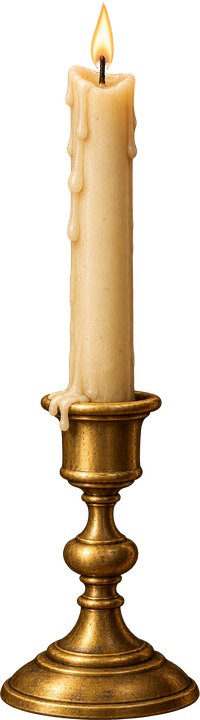
#> input picture intro/production/aaa/assets/tex/table_backgrounds/candle_left.png, 200 x 720 px, found by its file name; its folder holds only this picture in this run
$ python flames.py ../../../assets/tex/table_backgrounds/candle_left.png 5 5 1.0 1.0
#> lines starting #> are read from the running program, lines starting #| are printed output that depends on the picture; after the words box and inside, x2 and y2 are one past the last pixel; in counts of white or black regions, pixels touching at a corner belong together
### intro/production/aaa/prod/handoff/src/menu_layout.py
"""Python port of CHRONICA ui/main_menu.gd _layout() (decoded source: aaa/game/raw/main_menu.gd.txt)
for the no-save state (5 buttons: New Game, How to Play, Settings, Credits, Quit), non-phone.

Godot project: stretch mode canvas_items, aspect expand, base 1600x900, so for a W x H
viewport the canvas scale is s = min(W/1600, H/900) and the visible rect is vr = (W/s, H/s).
All rects below are in BASE units; multiply by s for screen pixels.
"""
import json

# texture sizes (aaa/game/raw/assets__ui__table__manifest.gd.txt; files in aaa/assets/tex/)
TEX = {
    'logo_title': (1741, 520),
    'banner_side_left': (240, 642), 'banner_side_right': (240, 675),
    'candle_left': (200, 720), 'candle_right': (212, 720),
    'lion_statue_left': (361, 520), 'lion_statue_right': (364, 520),
    'table_edge_bottom': (1336, 320),
    'bar_top': (703, 80), 'menu_card': (260, 340),
}
# StyleBoxTexture margins [left, top, right, bottom] (manifest 'margins')
MARGINS = {'bar_top': [65, 6, 44, 5], 'menu_card': [46, 47, 48, 56]}
# PanelContainer minimum size of the 5-button card (measured on the live menu; the content is
# title_mark + subtitle + rule + 5 x (470x64) buttons + footer, content margins 44/34/44/30)
CARD_MIN_5BTN = (627.0, 661.0)


def canvas_scale(W, H):
    s = min(W / 1600.0, H / 900.0)
    return s, (W / s, H / s)


def _w(name, h):
    tw, th = TEX[name]
    return h * tw / th


def _intersects(a, b):  # Rect2.intersects (strict)
    return a[0] < b[0] + b[2] and b[0] < a[0] + a[2] and a[1] < b[1] + b[3] and b[1] < a[1] + a[3]


def _grow(r, d):
    return (r[0] - d, r[1] - d, r[2] + 2 * d, r[3] + 2 * d)


def _encloses(vr, r):
    return r[0] >= 0 and r[1] >= 0 and r[0] + r[2] <= vr[0] and r[1] + r[3] <= vr[1]


def layout(W, H, card_min=CARD_MIN_5BTN):
    s, vr = canvas_scale(W, H)
    ch = card_min[1]
    tall = vr[1] >= ch + 230
    out = {'viewport_px': [W, H], 'scale': s, 'vr_base': list(vr), 'tall': tall, 'base': {}, 'visible': {}}
    B = out['base']
    if not tall:
        B['menu_card'] = (70.0, max(10.0, (vr[1] - ch) * 0.5), *card_min)  # chrome hidden
        return out
    B['bar_top'] = (0.0, 0.0, vr[0], 80.0)
    lw = min(620.0, vr[0] * 0.42)
    logo_h = lw * TEX['logo_title'][1] / TEX['logo_title'][0]
    B['logo_title'] = ((vr[0] - lw) * 0.5, 0.0, lw, logo_h)
    side = 140.0
    top = max(logo_h + 14.0, 96.0)
    card = (side, top, card_min[0], card_min[1])
    B['menu_card'] = card
    vis = out['visible']
    vis['bar_top'] = vis['logo_title'] = vis['menu_card'] = True

    def put(n, r):
        B[n] = r
        vis[n] = (not _intersects(_grow(r, 8), card)) and _encloses(vr, r)

    bh = min(280.0, vr[1] * 0.24)
    put('banner_side_left', (10.0, 40.0, _w('banner_side_left', bh), bh))
    w = _w('banner_side_right', bh)
    put('banner_side_right', (vr[0] - w - 10.0, 40.0, w, bh))
    cdh = min(280.0, vr[1] * 0.23)
    for n in ('candle_left', 'candle_right'):
        w = _w(n, cdh)
        x = 6.0 if n == 'candle_left' else vr[0] - w - 6.0
        put(n, (x, vr[1] * 0.5 - cdh * 0.1, w, cdh))
    lh = min(230.0, vr[1] * 0.19)
    for n in ('lion_statue_left', 'lion_statue_right'):
        w = _w(n, lh)
        x = 4.0 if n == 'lion_statue_left' else vr[0] - w - 4.0
        put(n, (x, vr[1] - lh - 2.0, w, lh))
    th = min(150.0, vr[1] - (card[1] + card[3]) - 16.0)
    w = _w('table_edge_bottom', th) if th > 0 else 0.0
    x0 = card[0] + card[2] * 0.5 - w * 0.5
    ll = B['lion_statue_left']
    if vis.get('lion_statue_left'):
        x0 = max(x0, ll[0] + ll[2] + 6.0)
    put('table_edge_bottom', (x0, vr[1] - th, w, th))
    if th < 90:
        vis['table_edge_bottom'] = False
    return out


def _ground(v):
    """Godot Math::round (half away from zero)."""
    import math
    return math.floor(v + 0.5) if v >= 0 else -math.floor(-v + 0.5)


def snapped(r):
    """Control rect as drawn by this Godot 4.7 web build: the POSITION is rounded to whole canvas
    (base) units, the size is kept as is. (Established on the native 2560x1440 capture: this model
    fits every chrome element to 0.4-0.7/255 mean abs error; rounding the size as well, or not
    rounding the position, leaves 2.5-6/255 errors with visible sub-pixel shifts.)"""
    return (float(_ground(r[0])), float(_ground(r[1])), r[2], r[3])


def keep_aspect_centered(r, tex_wh):
    """TextureRect STRETCH_KEEP_ASPECT_CENTERED draw rect (texture_rect.cpp: the fitted size is
    truncated to int, then centred with a float offset)."""
    x, y, w, h = r
    tw, th = tex_wh
    tex_w = int(tw * h / th)
    tex_h = int(h)
    if tex_w > w:
        tex_w = int(w)
        tex_h = int(th * tex_w / tw)
    return (x + (w - tex_w) / 2.0, y + (h - tex_h) / 2.0, float(tex_w), float(tex_h))


def draw_rects(L):
    """Where Godot actually draws each visible element (base units): snapped control rects, and
    for TextureRects the keep-aspect-centred sub-rect. Styleboxes (bar, card) fill the control."""
    out = {}
    for n, r in L['base'].items():
        if not L['visible'].get(n):
            continue
        sr = snapped(r)
        out[n] = sr if n in ('bar_top', 'menu_card') else keep_aspect_centered(sr, TEX[n])
    return out


def px_rects(L):
    s = L['scale']
    return {k: [v * s for v in r] for k, r in L['base'].items()}


# [6 lines that do not run on import are left out]

### intro/production/aaa/prod/handoff/src/godot2d.py
"""Minimal re-implementation of the parts of Godot 4's 2D canvas renderer (GL Compatibility,
which is what the web export uses) needed to rebuild the CHRONICA main-menu chrome:

* TextureRect (EXPAND_IGNORE_SIZE, STRETCH_KEEP_ASPECT_CENTERED, aspect already matched) with
  TEXTURE_FILTER_LINEAR_WITH_MIPMAPS (trilinear; Godot box-filter mip chain),
* StyleBoxTexture nine-patch, AXIS_STRETCH_MODE_STRETCH, exactly as canvas.glsl
  map_ninepatch_axis() does it (margins in local canvas units = texture texels),
* 'over' blending in sRGB-encoded space (the Compatibility renderer does 2D in sRGB space).

Coordinates: every draw takes a rect in BASE canvas units (Godot stretch mode canvas_items,
aspect expand, base 1600x900) and the viewport scale s (screen px per base unit). Pixel
centres (x+0.5, y+0.5) are mapped back to local units, as the rasteriser does.
All images are float32 arrays in [0,1], straight (non-premultiplied) RGBA.
"""
import numpy as np
from PIL import Image


def load_rgba(path):
    im = Image.open(path).convert('RGBA')
#> im is the input picture: PIL image 200x720 RGBA; mean R, G, B, A 64, 47.9, 26.6, 87.2
    return np.asarray(im).astype(np.float32) / 255.0


def save_rgba(path, a):
    Image.fromarray(np.clip(np.rint(a * 255.0), 0, 255).astype(np.uint8), 'RGBA' if a.shape[2] == 4 else 'RGB').save(path)


def mip_chain(t):
    """Godot Image.generate_mipmaps(): each level is floor(w/2) x floor(h/2) of the previous,
    a plain 2x2 box average (odd last row/column dropped)."""
    mips = [t]
    while min(mips[-1].shape[:2]) > 1:
        m = mips[-1]
        h, w = m.shape[0] // 2, m.shape[1] // 2
        m = m[:h * 2, :w * 2]
        mips.append(0.25 * (m[0::2, 0::2] + m[1::2, 0::2] + m[0::2, 1::2] + m[1::2, 1::2]))
    return mips


def bilinear(t, u, v):
    """Sample texture t (H,W,C) at normalised coords u,v (arrays), clamp-to-edge, GL texel centres."""
    h, w = t.shape[:2]
    x = u * w - 0.5
    y = v * h - 0.5
    x0 = np.floor(x).astype(np.int64)
    y0 = np.floor(y).astype(np.int64)
    fx = (x - x0)[..., None].astype(np.float32)
    fy = (y - y0)[..., None].astype(np.float32)
    x0c = np.clip(x0, 0, w - 1); x1c = np.clip(x0 + 1, 0, w - 1)
    y0c = np.clip(y0, 0, h - 1); y1c = np.clip(y0 + 1, 0, h - 1)
    a = t[y0c, x0c]; b = t[y0c, x1c]; c = t[y1c, x0c]; d = t[y1c, x1c]
    return (a * (1 - fx) + b * fx) * (1 - fy) + (c * (1 - fx) + d * fx) * fy


def trilinear(mips, u, v, lod):
    lod = max(0.0, float(lod))
    l0 = int(np.floor(lod)); f = lod - l0
    l0 = min(l0, len(mips) - 1); l1 = min(l0 + 1, len(mips) - 1)
    s0 = bilinear(mips[l0], u, v)
    if f < 1e-6 or l1 == l0:
        return s0
    return s0 * (1 - f) + bilinear(mips[l1], u, v) * f


def _grid(rect_px, W, H):
    """Integer pixel window covering rect_px=(x,y,w,h) in screen px, and pixel-centre coords."""
    x, y, w, h = rect_px
    x0 = max(0, int(np.floor(x))); y0 = max(0, int(np.floor(y)))
    x1 = min(W, int(np.ceil(x + w))); y1 = min(H, int(np.ceil(y + h)))
    xs = np.arange(x0, x1, dtype=np.float64) + 0.5
    ys = np.arange(y0, y1, dtype=np.float64) + 0.5
    return x0, y0, x1, y1, xs, ys


# [4 lines left out: function coverage_1d, not called in this run]


def draw_texture_rect(W, H, tex, rect_base, s, mipmaps=True, aa_edges=False):
    """Layer (H,W,4) straight RGBA with tex drawn into rect_base (base units) at scale s."""
    out = np.zeros((H, W, 4), np.float32)
    rx, ry, rw, rh = [v * s for v in rect_base]
    x0, y0, x1, y1, xs, ys = _grid((rx, ry, rw, rh), W, H)
    if x1 <= x0 or y1 <= y0:
        return out
    U, V = np.meshgrid((xs - rx) / rw, (ys - ry) / rh)
    th, tw = tex.shape[:2]
    if mipmaps:
        lod = np.log2(max(tw / rw, th / rh, 1e-9))
        smp = trilinear(mip_chain(tex), U, V, lod)
    else:
        smp = bilinear(tex, U, V)
    if aa_edges:
        cov = coverage_1d(xs, rx, rx + rw)[None, :] * coverage_1d(ys, ry, ry + rh)[:, None]
    else:
        inside_x = (xs >= rx) & (xs < rx + rw)
        inside_y = (ys >= ry) & (ys < ry + rh)
        cov = (inside_y[:, None] & inside_x[None, :]).astype(np.float32)
    smp[..., 3] *= cov
    out[y0:y1, x0:x1] = smp
    return out


# [38 lines left out: functions _np_axis, draw_ninepatch, not called in this run]


def over(dst_rgb, layer):
    a = layer[..., 3:4]
    return layer[..., :3] * a + dst_rgb * (1 - a)

### intro/production/aaa/prod/handoff/src/chrome.py
"""Rebuild every piece of the main-menu chrome ('the chronicler's desk') as a full-frame, aligned,
straight-alpha RGBA layer, exactly where and how Godot draws it, and check each against a native
capture of the live menu.

Draw order (main_menu.gd _ready: _build_decor() then the card):
  bar_top < banner_side_left < banner_side_right < candle_left < candle_right
  < lion_statue_left < lion_statue_right < table_edge_bottom < logo_title (valance) < menu_card
"""
import numpy as np
from godot2d import load_rgba, draw_texture_rect, draw_ninepatch
from menu_layout import layout, draw_rects, MARGINS

S = '/tmp/claude-0/-home-user-chronica-ipad/ae358f8e-1e70-5169-a8ed-87e6e6e15cfd/scratchpad/aaa'
TEXFILE = {
    'bar_top': 'table_wood/bar_top', 'logo_title': 'table_tapestry/logo_title',
    'banner_side_left': 'table_tapestry/banner_side_left', 'banner_side_right': 'table_tapestry/banner_side_right',
    'candle_left': 'table_backgrounds/candle_left', 'candle_right': 'table_backgrounds/candle_right',
    'lion_statue_left': 'table_backgrounds/lion_statue_left', 'lion_statue_right': 'table_backgrounds/lion_statue_right',
    'table_edge_bottom': 'table_backgrounds/table_edge_bottom', 'menu_card': 'table_parchment/menu_card',
}
# table assets with 'scale' 2 get mipmaps (ui_theme.gd table_tex -> _with_mipmaps); all TextureRects
# use TEXTURE_FILTER_LINEAR_WITH_MIPMAPS. bar_top and menu_card are scale-1 StyleBoxTextures.
MIPMAPPED = {'logo_title', 'banner_side_left', 'banner_side_right', 'candle_left', 'candle_right',
             'lion_statue_left', 'lion_statue_right', 'table_edge_bottom'}
# StyleBoxTexture.modulate_color (ui_theme.gd TABLE_SKIN): the walnut bar is WOOD_DARK
MODULATE = {'bar_top': (0.66, 0.56, 0.5)}
ORDER = ['bar_top', 'banner_side_left', 'banner_side_right', 'candle_left', 'candle_right',
         'lion_statue_left', 'lion_statue_right', 'table_edge_bottom', 'logo_title', 'menu_card']


def tex(name):
    return load_rgba(f'{S}/assets/tex/{TEXFILE[name]}.png')


# [40 lines left out: functions build_layers, check_against_capture, not called in this run]

### intro/production/aaa/prod/handoff/src/flames.py
"""Candle desk states for the S22-S24 relight beats (f1612-f1707): every candle sprite is split into

  <name>_unlit      the candle with the flame removed: a charred, slightly curled wick (no flame root,
                    no baked glow), and the warm top-down subsurface glow taken out of the upper
                    ~18 % of the wax (matched row by row to the tone of the lower body, detail kept);
  <name>_flame      the EXACT residual, so that over(<name>_flame, <name>_unlit) == <name> to within
                    1/255 (premultiplied RGB and alpha) at every pixel -- asserted below;
  <name>_flame_core the part of the residual above the wax (flame body, halo, ember on the wick);
  <name>_waxglow    the part of the residual on the wax and rim (the flame's light on the candle);
                    flame_core and waxglow have disjoint support and add up to <name>_flame.

v1 split the sprite's alpha with a soft mask (flame alpha + unlit alpha = full alpha), which does not
recompose under 'over' (alpha up to 25 % off, premultiplied RGB up to 58/255 at the wick junction).
v2 builds the unlit layer first and solves the flame layer as the residual in screen space, from the
very pixels the matte stores:
    alpha_f = 1 - (1 - a_full) / (1 - a_unlit)                       (unlit not opaque)
    alpha_f = minimal alpha that keeps the straight colour in [0,1]  (unlit opaque: difference matte)
    rgb_f   = (c_full - c_unlit (1 - alpha_f)) / alpha_f             (premultiplied terms)

usage: python3 flames.py MATTE_DIR W H CARD_W CARD_H
"""
import sys, os
import numpy as np
from scipy import ndimage
from godot2d import save_rgba, draw_texture_rect, load_rgba
from chrome import tex
from menu_layout import layout, draw_rects

# Texture-space parameters, measured on the sprites (assets/tex/table_backgrounds/*.png).
#   box    window around flame + cup (x0, y0, x1, y1)
#   wick   x=(top, bottom) centre, rows=(first row of the wick incl. ember, cup row), hw half width,
#          cut = last row the flame touches, curl = lateral bend of the wick tip in texels
#   wax    cols = wax columns, rim = first wax row, full/end = rows (from rim) where the glow
#          correction is full / zero, ref = rows used as the lower-body tone, seed = a pixel of the body
PARAMS = {
    'candle_left': dict(
        box=(76, 0, 128, 100), wick=dict(x=(102, 102), rows=(55, 86), hw=4.5, cut=70, curl=2.2, ember=1),
        wax=dict(cols=(60, 142), rim=63, full=75, end=175, ref=(200, 270), seed=(300, 100))),
    'candle_right': dict(
        box=(84, 0, 140, 125), wick=dict(x=(110, 105), rows=(77, 116), hw=5.5, cut=93, curl=2.2, ember=2),
        wax=dict(cols=(70, 150), rim=89, full=70, end=190, ref=(205, 275), seed=(300, 106))),
    'table_edge_bottom': dict(
        box=(116, 0, 158, 70), wick=dict(x=(137, 137), rows=(34, 52), hw=7.5, cut=42, curl=0.0, ember=0),
        wax=dict(cols=(108, 168), rim=44, full=6, end=60, ref=(62, 78), seed=(75, 138))),
}


def _lum(t):
    return t[..., :3].mean(2)
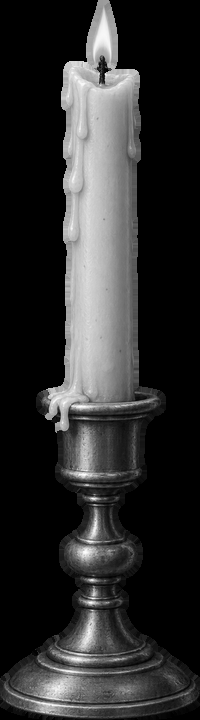
#> returned value: shape (720, 200) float32; min 0, max 1, mean 0.181


def segment(t, p):
    """wax component, wick band, flame region (texture space)."""
    a = t[..., 3]
    x0, y0, x1, y1 = p['box']
    w = p['wick']
    rows = np.arange(t.shape[0])[:, None]
    cols = np.arange(t.shape[1])[None, :]
    xc = w['x'][0] + (w['x'][1] - w['x'][0]) * np.clip((rows - w['rows'][0]) / max(1, w['rows'][1] - w['rows'][0]), 0, 1)
    wickband = (np.abs(cols - xc) <= w['hw']) & (rows >= w['rows'][0] - 2) & (rows <= w['rows'][1])
    solid = (a > 0.85) & ~wickband
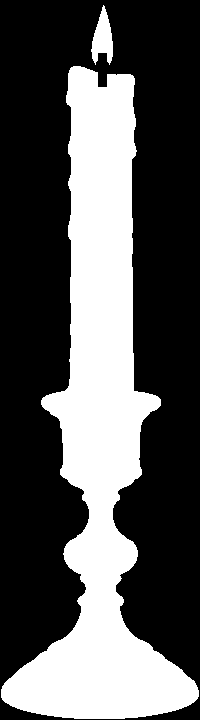
#> solid: shape (720, 200) bool; 33.5% white; 2 white regions, box (x1, y1, x2, y2) and area: (1, 66, 199, 719) 47508, (91, 5, 113, 65) 770
    lab, _ = ndimage.label(solid, structure=np.ones((3, 3)))
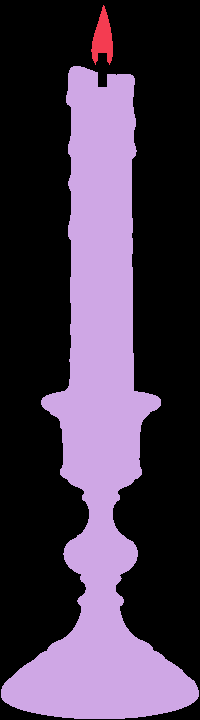
#> lab: shape (720, 200) int32; 3 distinct labels, from 0 to 2; one colour per label, 0 black
    sd = p['wax']['seed']
    assert lab[sd] > 0, 'seed pixel not on the candle body'
    wax = lab == lab[sd]
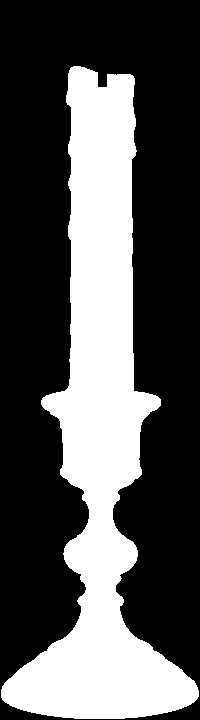
#> wax: shape (720, 200) bool; 33% white; 1 white region, box (x1, y1, x2, y2) and area: (1, 66, 199, 719) 47508
    # per column: first wax row; the flame region is everything above it, minus a 2-texel margin that
    # keeps the soft antialiased top edge of the wax with the wax
    first = np.where(wax.any(0), wax.argmax(0), t.shape[0])
#> first = 200 values, max 720 at index 0, min 66 at index 73, mean 391.6
    win = np.zeros(a.shape, bool)
    win[y0:y1, x0:x1] = True
    # flame = the connected bundle of every non-wax, non-wick pixel that contains the bright flame body
    # (so wax antialiasing and stray wax-edge pixels never count as flame)
    waxd = ndimage.binary_dilation(wax, iterations=2)
#> waxd: shape (720, 200) bool; 35.2% white; 1 white region, box (x1, y1, x2, y2) and area: (0, 64, 200, 720) 50757
    cand = (a > 0) & win & ~wickband & ~waxd & (rows < (first[None, :] - 2))
#> cand: shape (720, 200) bool; 0.81% white; 3 white regions (1 under 20 px), largest, box (x1, y1, x2, y2) and area: (76, 1, 116, 70) 1146, (107, 71, 128, 72) 21
    labc, _ = ndimage.label(cand, structure=np.ones((3, 3)))
#> labc: shape (720, 200) int32; 4 distinct labels, from 0 to 3
    bright = cand & (a > 0.9) & (_lum(t) * 255 > 200)
#> bright: shape (720, 200) bool; 0.31% white; 1 white region, box (x1, y1, x2, y2) and area: (93, 10, 111, 61) 444
    flame = np.isin(labc, np.unique(labc[bright])) & cand
#> flame: shape (720, 200) bool; 0.8% white; 1 white region, box (x1, y1, x2, y2) and area: (76, 1, 116, 70) 1146
    return wax, wickband, flame, xc


def build_unlit_texture(t, name):
    """Returns (unlit texture, info dict)."""
    p = PARAMS[name]
    w = p['wick']
    a = t[..., 3]
    L = _lum(t) * 255
    wax, wickband, flame, xc = segment(t, p)
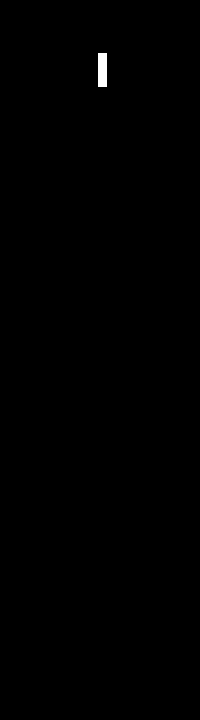
#> wickband: shape (720, 200) bool; 0.21% white; 1 white region, box (x1, y1, x2, y2) and area: (98, 53, 107, 87) 306
#> xc = 720 values from 102 to 102
    tu = t.copy()
    rows = np.arange(t.shape[0])[:, None]
    cols = np.arange(t.shape[1])[None, :]

    # --- 1. wax: remove the top-down warm glow (rows rim .. rim+end), keep the detail --------------
    wp = p['wax']
    c0, c1 = wp['cols']
    core = wax & (a > 0.95) & (L > 115) & ~ndimage.binary_dilation(wickband, iterations=3)
#> core: shape (720, 200) bool; 16.8% white; 95 white regions (78 under 20 px), largest, box (x1, y1, x2, y2) and area: (43, 66, 154, 431) 19080, (27, 663, 109, 702) 1249, (66, 426, 105, 480) 865
    core[:, :c0] = False
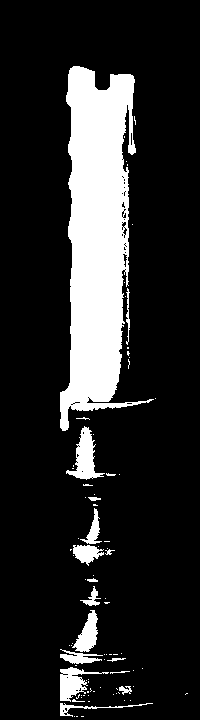
#> core: shape (720, 200) bool; 15.9% white; 85 white regions (68 under 20 px), largest, box (x1, y1, x2, y2) and area: (60, 66, 154, 431) 18849, (66, 426, 105, 480) 865, (60, 667, 109, 702) 689
    core[:, c1:] = False
#> core: shape (720, 200) bool; 15.9% white; 82 white regions (65 under 20 px), largest, box (x1, y1, x2, y2) and area: (60, 66, 142, 431) 18825, (66, 426, 105, 480) 865, (60, 667, 109, 702) 689
    ref_rows = slice(*wp['ref'])
    ref = np.median(t[ref_rows][core[ref_rows]][:, :3], axis=0)
#> ref = [0.898, 0.753, 0.529]
    r_lo, r_hi = wp['rim'] - 2, wp['rim'] + wp['end']
    gain = np.ones((t.shape[0], 3), np.float32)
    for r in range(r_lo, r_hi + 1):
        m = core[r]
        if m.sum() >= 4:
            gain[r] = np.clip(ref / np.maximum(np.median(t[r][m][:, :3], axis=0), 1e-3), 0.55, 1.12)
        else:
            gain[r] = np.nan
    # fill gaps, smooth along the rows
    idx = np.arange(t.shape[0])
    for c in range(3):
        g = gain[:, c]
        ok = ~np.isnan(g)
        g[~ok] = np.interp(idx[~ok], idx[ok & (idx >= r_lo) & (idx <= r_hi)], g[ok & (idx >= r_lo) & (idx <= r_hi)]) if ok.any() else 1
        gain[:, c] = ndimage.gaussian_filter1d(g, 3.0)
    wrow = np.zeros(t.shape[0], np.float32)
    full_end = wp['rim'] + wp['full']
    for r in range(r_lo, r_hi + 1):
        if r <= full_end:
            wrow[r] = 1.0
        else:
            wrow[r] = 0.5 * (1 + np.cos(np.pi * (r - full_end) / max(1, r_hi - full_end)))
    # weight: only well inside the silhouette (the screen-space resample footprint must not see a
    # colour step at the antialiased edge, or the residual would need a wrong alpha there)
    dist = ndimage.distance_transform_edt(a > 0.5)
    wedge = np.clip((dist - 5.5) / 4.0, 0, 1)
    colmask = np.zeros(a.shape, np.float32)
    colmask[:, c0:c1] = 1
    wickfree = 1 - ndimage.gaussian_filter(ndimage.binary_dilation(wickband, iterations=3).astype(np.float32), 1.0)
    wgt = (wrow[:, None] * wedge * colmask * wax * wickfree).astype(np.float32)
    eff = 1 + wgt[..., None] * (gain[:, None, :] - 1)
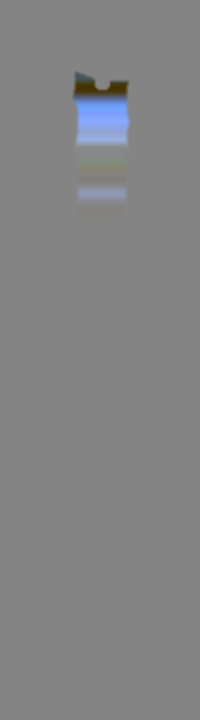
#> eff: shape (720, 200, 3) float32; mean of channels 0, 1, 2 1, 1, 1; drawn with min black and max white
    tu[..., :3] = np.clip(t[..., :3] * eff, 0, 1)
#> tu: shape (720, 200, 4) float32; mean of channels 0, 1, 2, 3 0.25, 0.188, 0.105, 0.342

    # --- 2. flame region: gone ----------------------------------------------------------------------
    clear = flame | (wickband & (rows < w['cut'] + 1))
#> clear: shape (720, 200) bool; 0.91% white; 1 white region, box (x1, y1, x2, y2) and area: (76, 1, 116, 71) 1308
#> (the rest of the program and of its run is left out)
